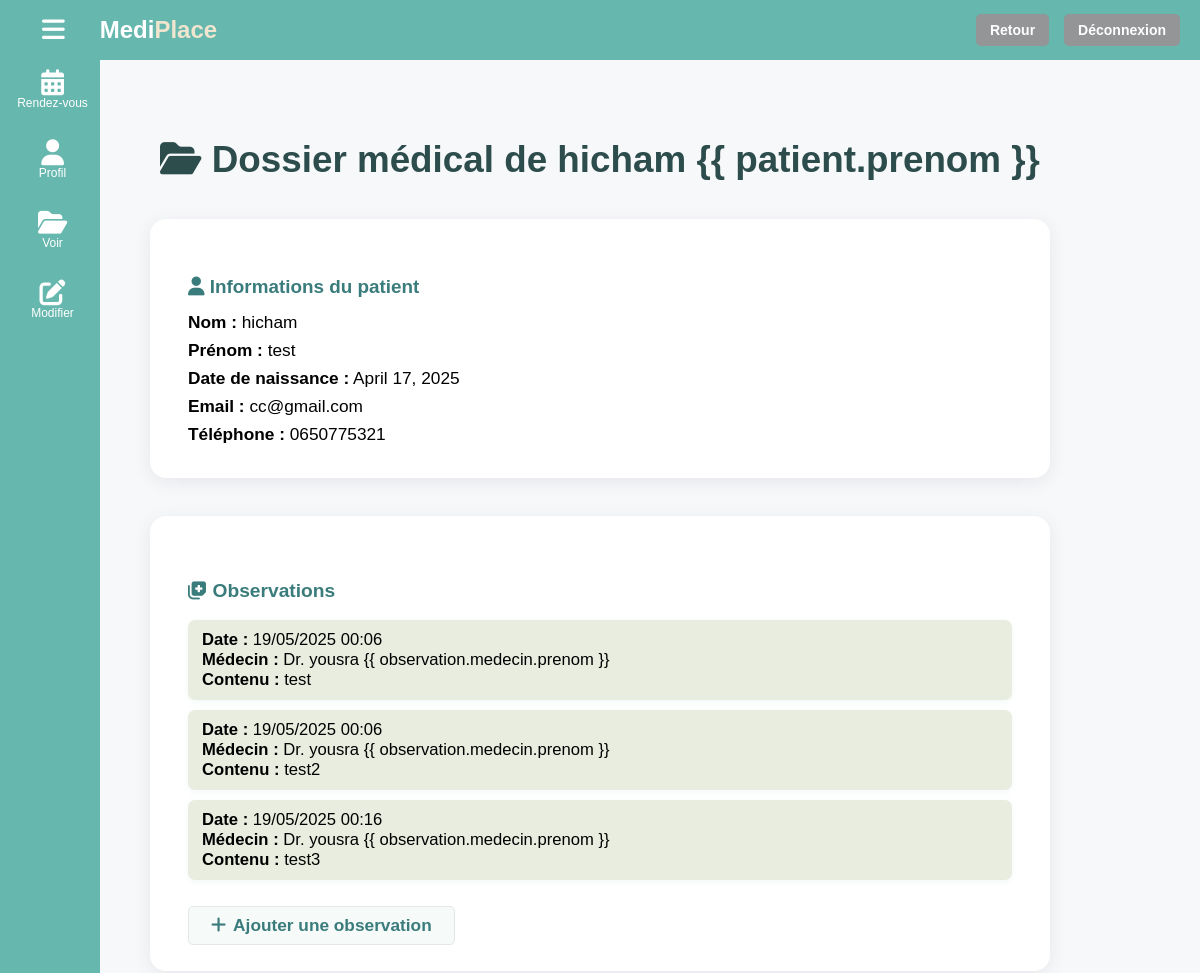
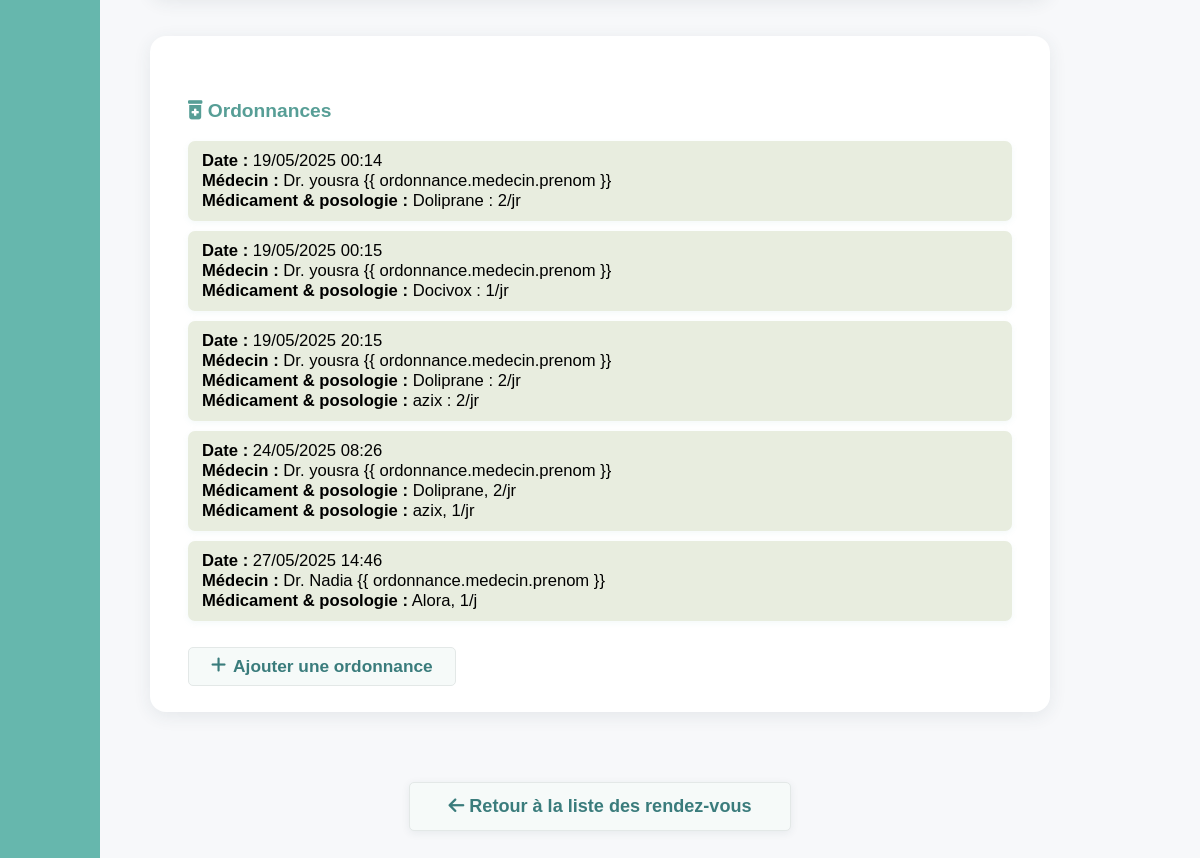
Page /dossier-patient-med/5/?from=rdv (signed in) on the committed database (2 pictures, top to bottom).
### cabinet/models.py (models this page shows, shortened)
class Patient(models.Model):
    nom = models.CharField(max_length=50)
    prenom = models.CharField(max_length=50)
    email = models.EmailField(unique=True)
    numero_telephone = models.CharField(max_length=15)
    date_naissance = models.DateField()
    mot_de_passe = models.CharField(max_length=128)

class Observation(models.Model):
    dossier_medical = models.ForeignKey(DossierMedical, on_delete=models.CASCADE, related_name='observations')
    medecin = models.ForeignKey(Medecin, on_delete=models.CASCADE)
    date = models.DateTimeField(auto_now_add=True)
    contenu = models.TextField()

class Medecin(models.Model):
    nom = models.CharField(max_length=50)
    prenom = models.CharField(max_length=50)
    email = models.EmailField(unique=True)
    mot_de_passe = models.CharField(max_length=128)
    specialite = models.CharField(max_length=50)
    numero_telephone = models.CharField(max_length=15)
    ville = models.CharField(max_length=50)

class Ordonnance(models.Model):
    dossier_medical = models.ForeignKey(DossierMedical, on_delete=models.CASCADE, related_name='ordonnances')
    medecin = models.ForeignKey(Medecin, on_delete=models.CASCADE)
    date = models.DateTimeField(auto_now_add=True)
    contenu = models.TextField()  # Description des médicaments et posologies

### cabinet/views.py (the view)
# urls.py: path('dossier-patient-med/<int:patient_id>/', views.dossier_patient_med, name='dossier_patient_med'),
def dossier_patient_med(request, patient_id):
    email_med = request.session.get('user_email')
    if not email_med:
        return redirect('login')
    medecin = get_object_or_404(Medecin, email=email_med)
    patient = get_object_or_404(Patient, id=patient_id)
    dossier = DossierMedical.objects.filter(patient=patient).first()
    ordonnances = Ordonnance.objects.filter(dossier_medical=dossier) if dossier else []
    observations = Observation.objects.filter(dossier_medical=dossier) if dossier else []
    msg = None
    origine = request.GET.get('from', 'patients')  # 'patients' par défaut
    return render(request, 'cabinet/dossier_patient_med.html', {
        'patient': patient,
        'dossier': dossier,
        'observations': observations,
        'ordonnances': ordonnances,
        'msg': msg,
        'origine': origine,
    })

### cabinet/templates/cabinet/dossier_patient_med.html (shortened to what this page needs)
{% include 'cabinet/headerbasepagemed.html' %}
<div class="dossier-bg">
  <div class="dossier-centered">
    <h2 class="dossier-title">
      <i class="fa fa-folder-open"></i> Dossier médical de {{ patient.nom }} {{
      patient.prenom }}
    </h2>
    <div class="patient-card">
      <h4><i class="fa fa-user"></i> Informations du patient</h4>
      <div class="patient-info-row">
        <div><strong>Nom :</strong> {{ patient.nom }}</div>
        <div><strong>Prénom :</strong> {{ patient.prenom }}</div>
        <div>
          <strong>Date de naissance :</strong> {{ patient.date_naissance }}
        </div>
        <div><strong>Email :</strong> {{ patient.email }}</div>
        <div><strong>Téléphone :</strong> {{ patient.numero_telephone }}</div>
      </div>
    </div>
    <div class="section-card">
      <h5 class="card-title-obs">
        <i class="fa fa-notes-medical"></i> Observations
      </h5>
      {% if observations %}
      <ul class="list-group-custom">
        {% for observation in observations %}
        <li class="mini-card">
          <div>
            <strong>Date :</strong> {{ observation.date|date:'d/m/Y H:i' }}
          </div>
          <div>
            <strong>Médecin :</strong> Dr. {{ observation.medecin.nom }} {{
            observation.medecin.prenom }}
          </div>
          <div><strong>Contenu :</strong> {{ observation.contenu }}</div>
        </li>
        {% endfor %}
      </ul>
      {% else %}
      <div class="empty-history-msg">Aucune observation.</div>
      {% endif %}
      <a
        href="{% url 'ajout_observation_patient' patient.id %}"
        class="btn-action-add"
        ><i class="fa fa-plus"></i> Ajouter une observation</a
      >
    </div>
    <div class="section-card">
      <h5 class="card-title-ordo">
        <i class="fa fa-prescription-bottle-alt"></i> Ordonnances
      </h5>
      {% if ordonnances %}
      <ul class="list-group-custom">
        {% for ordonnance in ordonnances %}
        <li class="mini-card">
          <div>
            <strong>Date :</strong> {{ ordonnance.date|date:'d/m/Y H:i' }}
          </div>
          <div>
            <strong>Médecin :</strong> Dr. {{ ordonnance.medecin.nom }} {{
            ordonnance.medecin.prenom }}
          </div>
          {% for ligne in ordonnance.contenu.splitlines %}
          <div><strong>Médicament & posologie :</strong> {{ ligne }}</div>
          {% endfor %}
        </li>
        {% endfor %}
      </ul>
      {% else %}
      <div class="empty-history-msg">Aucune ordonnance.</div>
      {% endif %}
      <a
        href="{% url 'ajout_ordonnance_patient' patient.id %}"
        class="btn-action-add"
        ><i class="fa fa-plus"></i> Ajouter une ordonnance</a
      >
    </div>
    <div class="retour-center">
      {% if origine == "rdv" %}
      <a href="{% url 'mes_rdv_med' %}" class="btn-retour-main">
        <i class="fa fa-arrow-left"></i> Retour à la liste des rendez-vous
      </a>
      {% else %}
      <a href="{% url 'mes_patients_med' %}" class="btn-retour-main">
        <i class="fa fa-arrow-left"></i> Retour à la liste des patients
      </a>
      {% endif %}
    </div>
  </div>
</div>

### cabinet/static/cabinet/css/headerbasepagemed.css (style rules this page uses)
* { box-sizing: border-box; }
body { margin: 0; font-family: Arial, sans-serif; overflow: hidden; background: linear-gradient(135deg, #e0f7f4, #ffffff); }

### cabinet/templates/cabinet/dossier_patient_med.html (style rules this page uses)
.dossier-bg { min-height: 100vh; background: #f7f8fa; width: 100vw; }
.dossier-centered { max-width: 900px; margin: 0 auto; padding: 48px 0 48px 0; display: flex; flex-direction: column; gap: 38px; }
.dossier-title { font-size: 2.3rem; color: #2d4c4c; font-weight: 800; margin-bottom: 0; text-align: center; }
body { background: #f7f8fa; }
.patient-card, .section-card { background: #fff; border-radius: 16px; box-shadow: 0 4px 18px rgba(44, 62, 80, 0.09); padding: 32px 38px 26px 38px; margin: 0 auto; width: 100%; font-size: 1.15rem; }
.patient-card h4 { color: #3a7c7c; font-weight: 700; margin-bottom: 14px; font-size: 1.18rem; }
.patient-info-row > div { margin-bottom: 7px; font-size: 1.08rem; }
.card-title-ordo { color: #579e96; font-weight: 700; margin-bottom: 16px; font-size: 1.2rem; }
.card-title-obs { color: #3a7c7c; font-weight: 700; margin-bottom: 16px; font-size: 1.2rem; }
.list-group-custom { list-style: none; padding: 0; margin-bottom: 18px; }
.mini-card { background: #e8eddf; border-radius: 7px; margin-bottom: 10px; padding: 10px 14px; font-size: 1.04rem; box-shadow: 0 2px 6px rgba(102, 183, 173, 0.08); }
.btn-action-add { background: #f6faf9; color: #3a7c7c; border-radius: 5px; padding: 8px 22px; text-decoration: none; font-weight: 600; font-size: 1.08rem; border: 1px solid #e3e8e7; transition: background 0.18s, color 0.18s; display: inline-flex; align-items: center; gap: 7px; margin-top: 8px; }
.retour-center { text-align: center; margin-top: 32px; margin-bottom: 0; }
.btn-retour-main { background: #f6faf9; color: #3a7c7c; border-radius: 5px; padding: 13px 38px; text-decoration: none; font-weight: 600; font-size: 1.13rem; border: 1px solid #e3e8e7; transition: background 0.18s, color 0.18s, box-shadow 0.18s; box-shadow: 0 2px 8px rgba(44, 62, 80, 0.08); display: inline-block; margin-top: 0; }
html, body { height: auto !important; min-height: 100vh; overflow-y: auto !important; }

### rows in the picture
Patient: nom "hicham", prenom "test", date_naissance "April 17, 2025", email "cc@gmail.com", numero_telephone "0650775321"
Observation: date "19/05/2025 00:06", medecin.nom "yousra", contenu "test"
Observation: date "19/05/2025 00:06", medecin.nom "yousra", contenu "test2"
Observation: date "19/05/2025 00:16", medecin.nom "yousra", contenu "test3"
Ordonnance: date "19/05/2025 00:14", medecin.nom "yousra", splitlines "Doliprane : 2/jr"
Ordonnance: date "19/05/2025 00:15", medecin.nom "yousra", splitlines "Docivox : 1/jr"
Ordonnance: date "19/05/2025 20:15", medecin.nom "yousra", splitlines "Doliprane : 2/jr" "azix : 2/jr"
Ordonnance: date "24/05/2025 08:26", medecin.nom "yousra", splitlines "Doliprane, 2/jr" "azix, 1/jr"
Ordonnance: date "27/05/2025 14:46", medecin.nom "Nadia", splitlines "Alora, 1/j"
